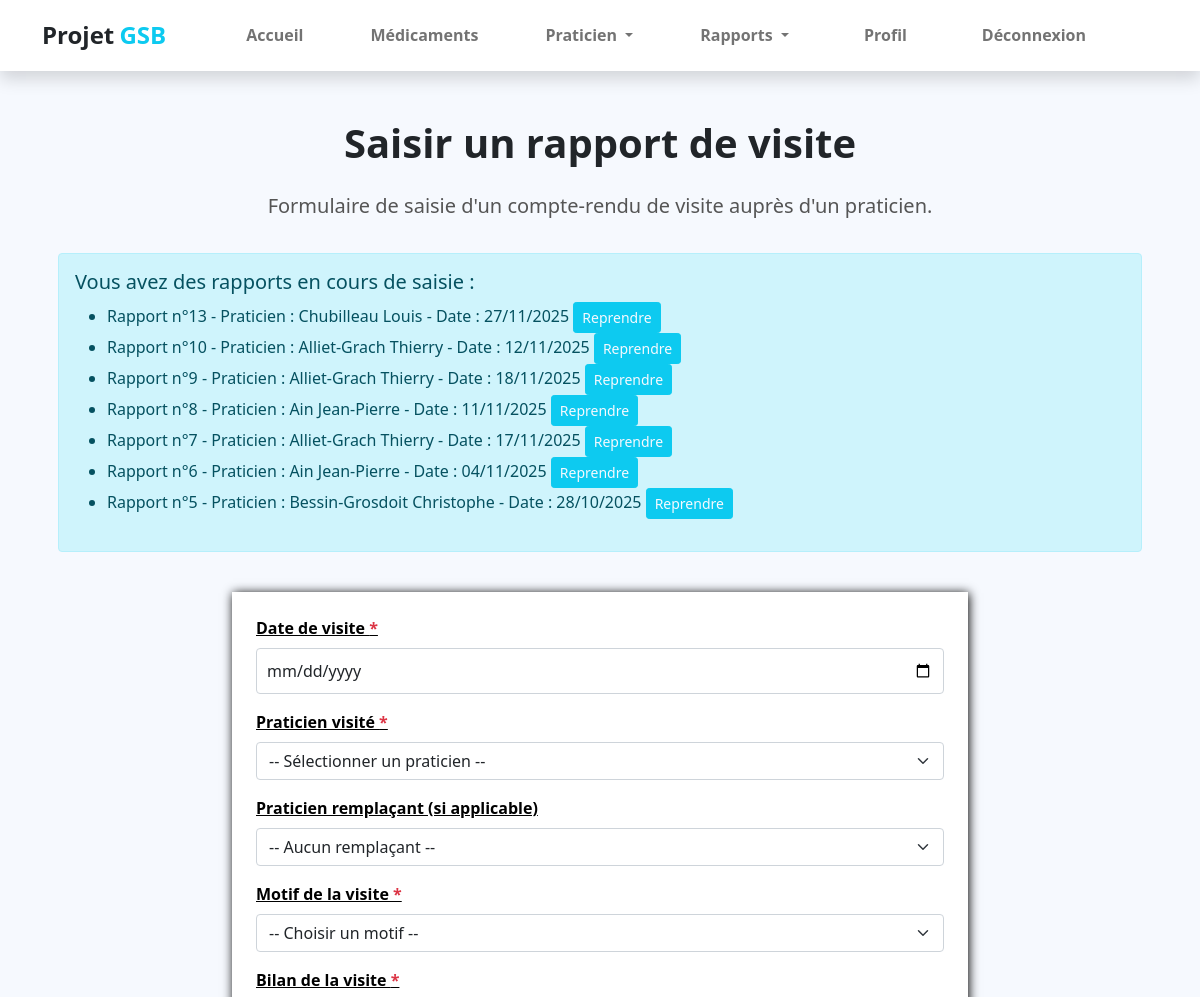
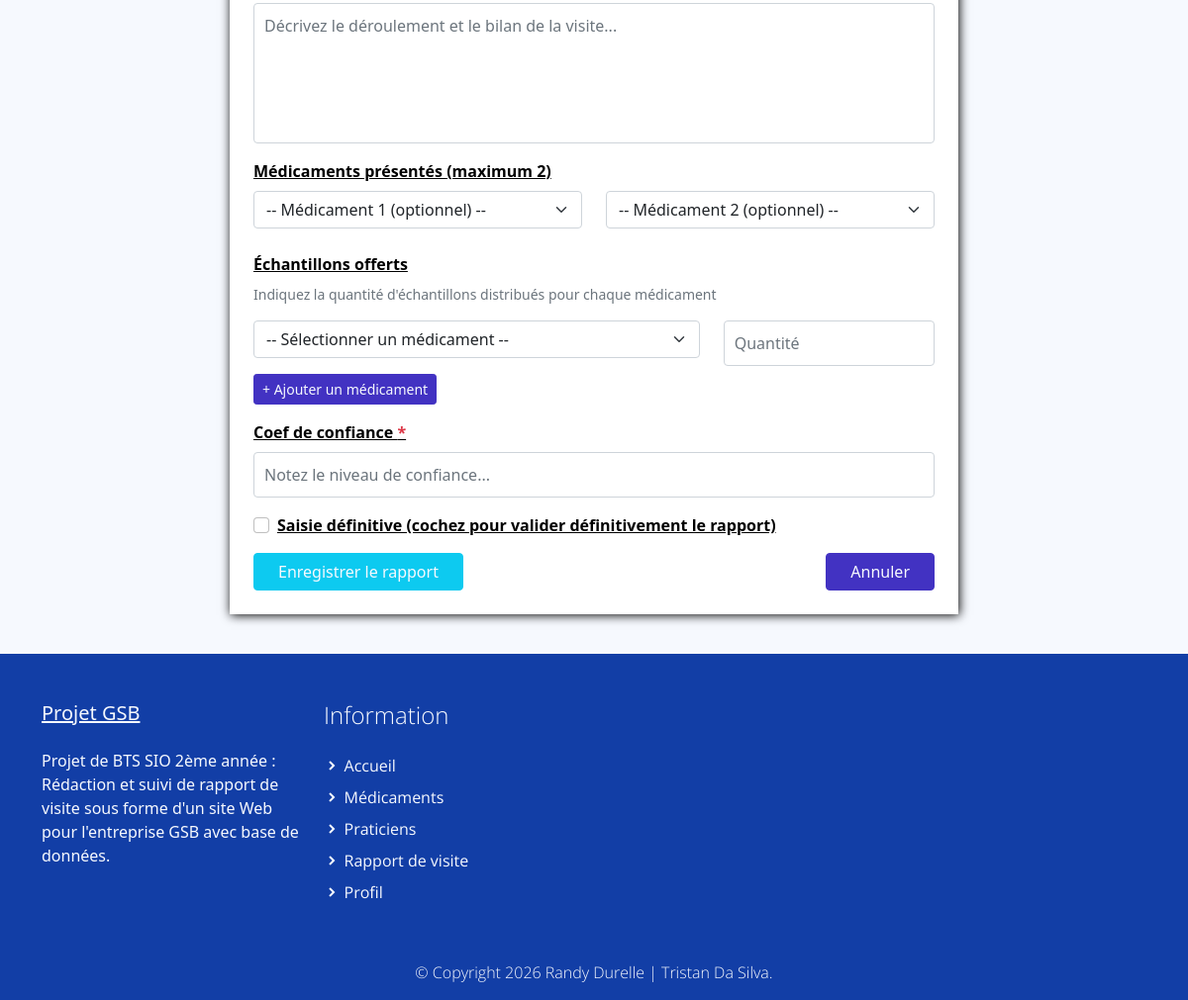
/index.php?uc=rapport&action=saisir (signed in), run on the app's committed database (2 pictures, top to bottom).
### tables this page shows
CREATE TABLE IF NOT EXISTS `rapport_visite` (
  `COL_MATRICULE` varchar(10) NOT NULL,
  `RAP_NUM` int(11) NOT NULL,
  `RAP_DATEVISITE` date DEFAULT NULL,
  `RAP_BILAN` varchar(255) DEFAULT NULL,
  `RAP_MOTIF` int(11) DEFAULT NULL,
  `PRA_NUM` int(11) NOT NULL,
  `PRA_NUM_praticien` int(11) DEFAULT NULL,
  `MED_DEPOTLEGAL_1` varchar(10) DEFAULT NULL,
  `MED_DEPOTLEGAL_2` varchar(10) DEFAULT NULL,
  `AUTRE_MOTIF` varchar(50) NOT NULL,
  `ETAT_CODE` int(11) NOT NULL DEFAULT 1,
  PRIMARY KEY (`COL_MATRICULE`,`RAP_NUM`),
  KEY `rapport_visite_praticien2_FK` (`PRA_NUM`),
  KEY `FK_Rapport_Med1_unique` (`MED_DEPOTLEGAL_1`),
  KEY `FK_Rapport_Med2_unique` (`MED_DEPOTLEGAL_2`),
  KEY `FK_Rapport_PraRempl_unique` (`PRA_NUM_praticien`),
  KEY `FK_RAP_MOTIF` (`RAP_MOTIF`),
  KEY `ETAT_CODE` (`ETAT_CODE`)
);

### modele/rapport.modele.inc.php (called while the page is built, shortened)
<?php
function getRapportsEnCours($matricule)
{
    try {
        $monPdo = connexionPDO();
        $req = 'SELECT r.RAP_NUM, r.RAP_DATEVISITE, CONCAT(p.PRA_NOM, " ", p.PRA_PRENOM) as praticien
                FROM rapport_visite r
                INNER JOIN praticien p ON r.PRA_NUM = p.PRA_NUM
                WHERE r.COL_MATRICULE = :matricule AND r.ETAT_CODE = 1
                ORDER BY r.RAP_NUM DESC';
        $stmt = $monPdo->prepare($req);
        $stmt->bindParam(':matricule', $matricule, PDO::PARAM_STR);
        $stmt->execute();
        $result = $stmt->fetchAll();
        return $result;
    } catch (PDOException $e) {
        print "Erreur !: " . $e->getMessage();
        die();
    }
}
?>

### vues/v_formulaireRapport.php (the view, shortened to what this page needs)
<section class="bg-light">
    <div class="container">
        <div class="structure-hero pt-lg-5 pt-4">
            <h1 class="titre text-center">Saisir un rapport de visite</h1>
            <p class="text text-center">
                Formulaire de saisie d'un compte-rendu de visite auprès d'un praticien.
            </p>
        </div>
        <?php
        if (!empty($rapportsEnCours)) {
            echo '<div class="alert alert-info m-3">';
            echo '<h5>Vous avez des rapports en cours de saisie :</h5>';
            echo '<ul>';
            foreach ($rapportsEnCours as $rapport) {
                echo '<li>';
                echo 'Rapport n°' . $rapport['RAP_NUM'] . ' - ';
                echo 'Praticien : ' . htmlspecialchars($rapport['praticien']) . ' - ';
                echo 'Date : ' . ($rapport['RAP_DATEVISITE'] ? date('d/m/Y', strtotime($rapport['RAP_DATEVISITE'])) : 'Non définie');
                echo ' <a href="index.php?uc=rapport&action=reprendre&num=' . $rapport['RAP_NUM'] . '" class="btn btn-sm btn-info text-light">Reprendre</a>';
                echo '</li>';
            }
            echo '</ul>';
            echo '</div>';
        }
        ?>
        <div class="row justify-content-center py-4">
            <div class="col-12 col-lg-10 col-xl-8">
                <form action="index.php?uc=rapport&action=enregistrer" method="post" class="formulaire p-4">
                    <div class="mb-3">
                        <label for="date_visite" class="form-label carac">Date de visite <span
                                class="text-danger">*</span></label>
                        <input type="date" class="form-control" id="date_visite" name="date_visite" required
                            max="<?php echo date('Y-m-d'); ?>"
                            value="<?php echo isset($rapportEnCours['RAP_DATEVISITE']) ? $rapportEnCours['RAP_DATEVISITE'] : ''; ?>">
                    </div>
                    <div class="mb-3">
                        <label for="praticien" class="form-label carac">Praticien visité <span
                                class="text-danger">*</span></label>
                        <select class="form-select" id="praticien" name="praticien" required>
                            <option value="">-- Sélectionner un praticien --</option>
                        </select>
                    </div>
                    <div class="mb-3">
                        <label for="praticien_remplacant" class="form-label carac">Praticien remplaçant (si
                            applicable)</label>
                        <select class="form-select" id="praticien_remplacant" name="praticien_remplacant">
                            <option value="">-- Aucun remplaçant --</option>
                        </select>
                    </div>
                    <div class="mb-3">
                        <label for="motif" class="form-label carac">Motif de la visite <span
                                class="text-danger">*</span></label>
                        <select class="form-select" id="motif" name="motif" required onchange="toggleAutreMotif()">
                            <option value="">-- Choisir un motif --</option>
                        </select>
                    </div>
                    <div class="mb-3">
                        <label for="bilan" class="form-label carac">Bilan de la visite <span
                                class="text-danger">*</span></label>
                        <textarea class="form-control" id="bilan" name="bilan" rows="5" required
                            placeholder="Décrivez le déroulement et le bilan de la visite..."><?php echo isset($rapportEnCours['RAP_BILAN']) ? htmlspecialchars($rapportEnCours['RAP_BILAN']) : ''; ?></textarea>
                    </div>
                    <div class="mb-3">
                        <label class="form-label carac">Médicaments présentés (maximum 2)</label>
                        <div class="row">
                            <div class="col-md-6 mb-2">
                                <select class="form-select" name="medicament1">
                                    <option value="">-- Médicament 1 (optionnel) --</option>
                                </select>
                            </div>
                            <div class="col-md-6 mb-2">
                                <select class="form-select" name="medicament2">
                                    <option value="">-- Médicament 2 (optionnel) --</option>
                                </select>
                            </div>
                        </div>
                    </div>
                    <div class="mb-3">
                        <label class="form-label carac">Échantillons offerts</label>
                        <p class="text-muted small">Indiquez la quantité d'échantillons distribués pour chaque
                            médicament</p>
                        <div id="echantillons_container">
                            <?php
                            if (!empty($echantillons)) {
                                foreach ($echantillons as $ech) {
                                    echo '<div class="row mb-2">
                                            <div class="col-md-8">
                                                <select class="form-select" name="echantillon_med[]">
                                                    <option value="">-- Sélectionner un médicament --</option>';
                                    foreach ($medicaments as $med) {
                                        $selected = ($ech['MED_DEPOTLEGAL'] == $med['MED_DEPOTLEGAL']) ? 'selected' : '';
                                        echo '<option value="' . $med['MED_DEPOTLEGAL'] . '" ' . $selected . '>' .
                                            htmlspecialchars($med['MED_DEPOTLEGAL'] . ' - ' . $med['MED_NOMCOMMERCIAL']) . '</option>';
                                    }
                                    echo '</select>
                                            </div>
                                            <div class="col-md-4">
                                                <input type="number" class="form-control" name="echantillon_qte[]"
                                                       placeholder="Quantité" min="0" value="' . $ech['OFF_QTE'] . '">
                                            </div>
                                        </div>';
                                }
                            } else {
                                echo '<div class="row mb-2">
                                        <div class="col-md-8">
                                            <select class="form-select" name="echantillon_med[]">
                                                <option value="">-- Sélectionner un médicament --</option>';
                                echo '</select>
                                        </div>
                                        <div class="col-md-4">
                                            <input type="number" class="form-control" name="echantillon_qte[]"
                                                   placeholder="Quantité" min="0">
                                        </div>
                                    </div>';
                            }
                            ?>
                        </div>
                        <button type="button" class="btn btn-sm btn-primary" onclick="ajouterEchantillon()">
                            + Ajouter un médicament
                        </button>
                    </div>
                    <div class="mb-3">
                        <label for="coef_confiance" class="form-label carac">Coef de confiance <span
                                class="text-danger">*</span></label>
                        <input type="number" class="form-control" id="coef_confiance" name="coef_confiance" max="1000"
                            min="0" step="0.1" required placeholder="Notez le niveau de confiance..."
                            value="<?php echo isset($rapportEnCours['PRA_COEFCONF']) ? $rapportEnCours['PRA_COEFCONF'] : ''; ?>">
                    </div>
                    <div class="mb-3 form-check">
                        <input type="checkbox" class="form-check-input" id="saisie_definitive" name="saisie_definitive"
                            value="1">
                        <label class="form-check-label carac" for="saisie_definitive">
                            Saisie définitive (cochez pour valider définitivement le rapport)
                        </label>
                    </div>
                    <div class="d-flex justify-content-between">
                        <button type="submit" class="btn btn-info text-light px-4">
                            Enregistrer le rapport
                        </button>
                        <a href="index.php?uc=accueil" class="btn btn-primary px-4">Annuler</a>
                    </div>
                </form>
            </div>
        </div>
    </div>
</section>

### assets/css/gsb.css (style rules this page uses)
p, a { font-weight: 400; }

### assets/css/custom.css (style rules this page uses)
body, html { height: 100%; margin: 0; padding: 0; }
body { background: #f6f9fe !important; width: 100%; position: relative; display: table; }
.form-control { position: relative; font-size: 16px; height: auto; padding: 10px; }
.carac { text-decoration: underline; font-weight: 600; color: #000; }
textarea { resize: none; width: 100%; margin-bottom: 15px; height: 80px; }
.titre { font-weight: 600; padding-bottom: 1rem; }
.text { font-size: 20; font-weight: 400; color: #555555; }
.formulaire { background-color: white; padding: 2em; box-shadow: 1px 1px 10px black; width: 100%; }
.bg-light { background-color: #f6f9fe; }
.structure-hero { display: flex; flex-direction: column; align-items: center; }

### data on the page
rapport_visite: RAP_NUM "13", praticien "Chubilleau Louis", RAP_DATEVISITE "27/11/2025"
rapport_visite: RAP_NUM "10", praticien "Alliet-Grach Thierry", RAP_DATEVISITE "12/11/2025"
rapport_visite: RAP_NUM "9", praticien "Alliet-Grach Thierry", RAP_DATEVISITE "18/11/2025"
rapport_visite: RAP_NUM "8", praticien "Ain Jean-Pierre", RAP_DATEVISITE "11/11/2025"
rapport_visite: RAP_NUM "7", praticien "Alliet-Grach Thierry", RAP_DATEVISITE "17/11/2025"
rapport_visite: RAP_NUM "6", praticien "Ain Jean-Pierre", RAP_DATEVISITE "04/11/2025"
rapport_visite: RAP_NUM "5", praticien "Bessin-Grosdoit Christophe", RAP_DATEVISITE "28/10/2025"
